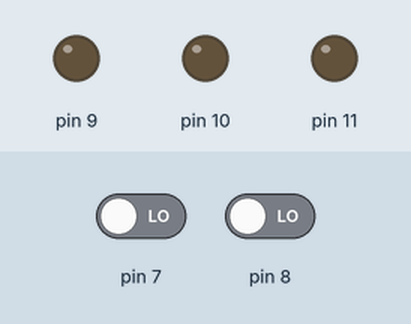
The sketch below on a simulated Arduino Uno, built with avr-gcc and run on an emulated ATmega328P. On the bench: output pins drawn as LEDs (lit = HIGH). Inputs (shaded band) come from the test bench; at power-on: pin 7 LOW, pin 8 LOW.

Above: at 1.2 s.
1.3 s: pin 7 driven HIGH
At 2.3 s:
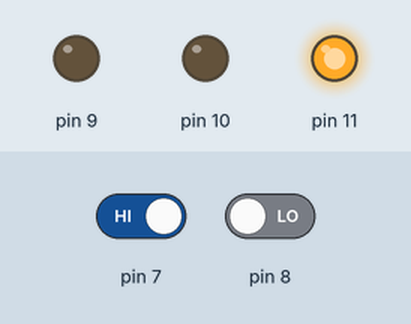
2.8 s: pin 8 driven HIGH
At 3.4 s:
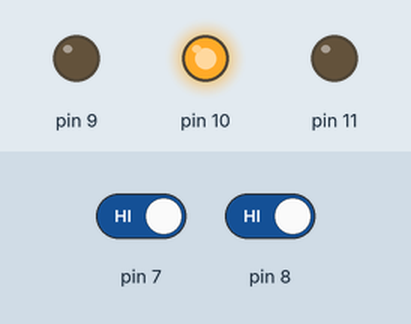
4.3 s: pin 8 driven LOW
At 4.6 s:
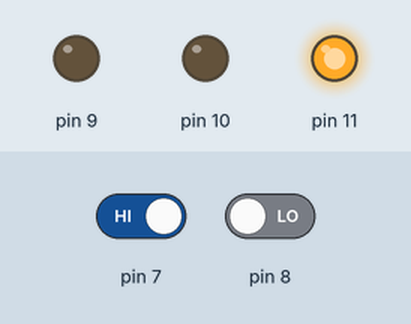
5.8 s: pin 7 driven LOW
At 6.9 s:
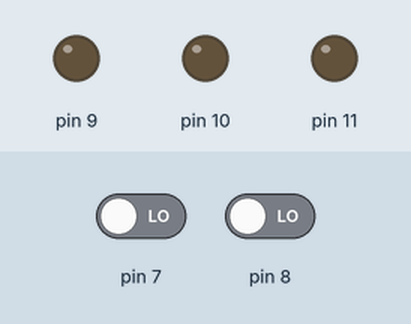
Timing chart, 0 to 8.3 s (numbered marks = the images above; inputs shaded):
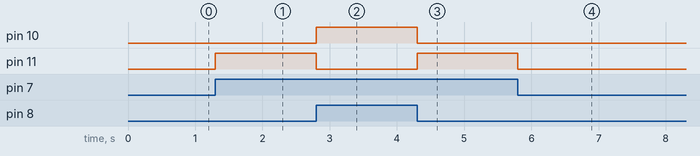

The sketch:

19-10-29_if_digital.ino
```cpp
void setup() {
  pinMode(9,OUTPUT);
  pinMode(10,OUTPUT);
  pinMode(11,OUTPUT);
  pinMode(7,INPUT);
  pinMode(8,INPUT);

}

void loop() {
 if(digitalRead(8) == HIGH)
  {
   digitalWrite(10,HIGH);
   digitalWrite(11,LOW);
  }
 else if(digitalRead(7) == HIGH)
  {
   digitalWrite(11,HIGH);
   digitalWrite(10,LOW);
  }
  else
  {
   digitalWrite(10,LOW);
   digitalWrite(11,LOW);
  }

}
```

Measured:
- after the input at 1.3 s, pin 11: LOW → HIGH at once
- after the input at 2.8 s, pin 10: LOW → HIGH at once; pin 11: HIGH → LOW at once
- after the input at 4.3 s, pin 10: HIGH → LOW at once; pin 11: LOW → HIGH at once
- after the input at 5.8 s, pin 11: HIGH → LOW at once
